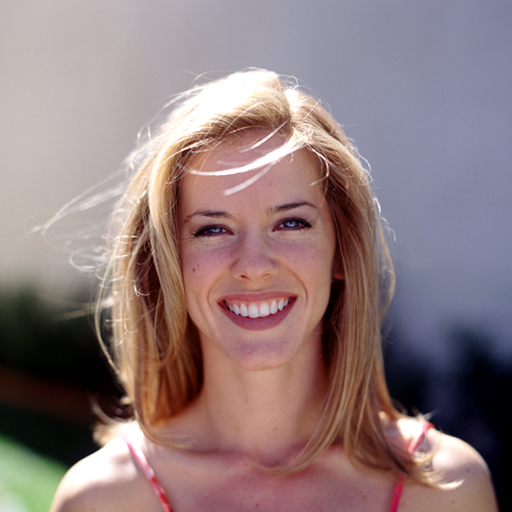
#> input picture woman.png, 512 x 512 px, given in place of gandalf.png, which was not available
$ python bayesian_matting.py   (older library calls are emulated)
#> lines starting #> are read from the running program, lines starting #| are printed output that depends on the picture; after the words box and inside, x2 and y2 are one past the last pixel; in counts of white or black regions, pixels touching at a corner belong together; pictures that were not available may be replaced by others from this repository, and a replacement may not be noted
#> in main, img is the input picture: shape (512, 512, 3); mean B, G, R 124.2, 123.3, 143.7
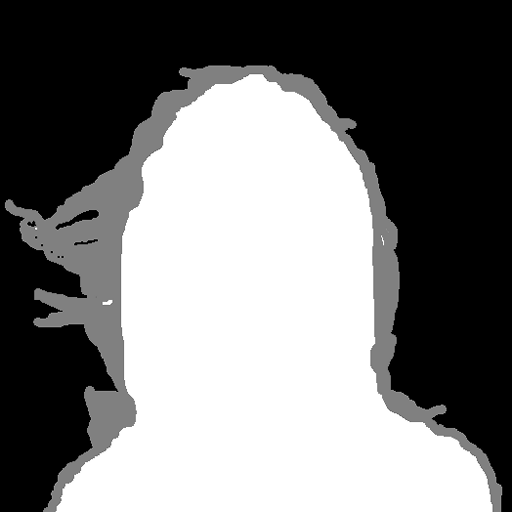
#> input picture womanTrimap.png, 512 x 512 px, given in place of gandalfTrimap.png, which was not available
#> in main, trimap is the input picture: shape (512, 512); min 0, max 255, mean 121.3
import numpy as np
from scipy.ndimage.filters import gaussian_filter
import cv2
from numba import jit

from orchard_bouman_clust import clustFunc


def matlab_style_gauss2d(shape=(3, 3), sigma=0.5):
    """
    2D gaussian mask - should give the same result as MATLAB's
    fspecial('gaussian',[shape],[sigma])
    """
    m, n = [(ss-1.)/2. for ss in shape]
    y, x = np.ogrid[-m:m+1, -n:n+1]
    h = np.exp(-(x*x + y*y)/(2.*sigma*sigma))
    h[h < np.finfo(h.dtype).eps*h.max()] = 0
    sumh = h.sum()
    if sumh != 0:
        h /= sumh
    return h


# returns the surrounding N-rectangular neighborhood of matrix m, centered
# at pixel (x,y), (odd valued N)
@jit(nopython=True, cache=True)
def get_window(m, x, y, N):
    h, w, c = m.shape
    halfN = N//2
    r = np.zeros((N, N, c))
    xmin = max(0, x - halfN); xmax = min(w, x + (halfN+1))
    ymin = max(0, y - halfN); ymax = min(h, y + (halfN+1))
    pxmin = halfN - (x-xmin); pxmax = halfN + (xmax-x)
    pymin = halfN - (y-ymin); pymax = halfN + (ymax-y)

    r[pymin:pymax, pxmin:pxmax] = m[ymin:ymax, xmin:xmax]
    return r

# [70 lines left out: function solve, not called in this run]


def bayesian_matte(img, trimap, sigma=8, N=25, minN=10):
#> called with sigma = 8, N = 25, minN = 10
    img = img/255

    fg_mask = trimap == 255
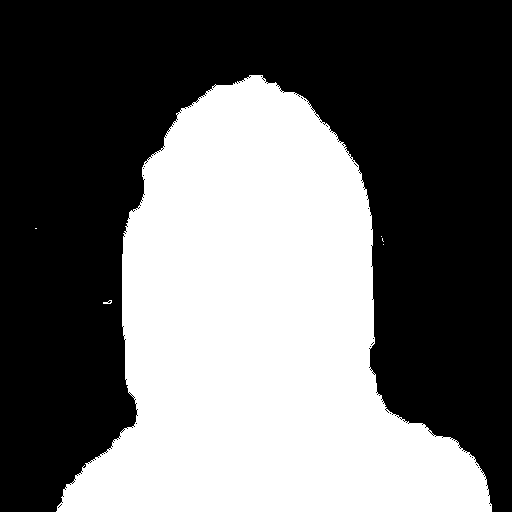
#> fg_mask: shape (512, 512) bool; 41.8% white; 6 white regions (4 under 20 px), largest, box (x1, y1, x2, y2) and area: (56, 75, 492, 512) 109431, (103, 300, 112, 304) 20
    bg_mask = trimap == 0
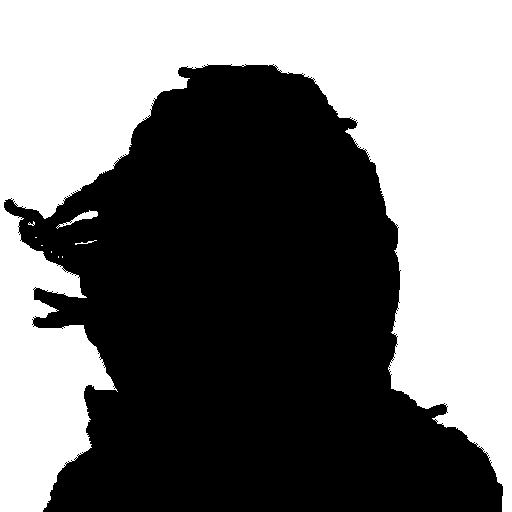
#> bg_mask: shape (512, 512) bool; 46.6% white; 9 white regions (6 under 20 px), largest, box (x1, y1, x2, y2) and area: (0, 0, 512, 512) 121852, (56, 210, 98, 229) 194, (75, 240, 97, 245) 31
    unknown_mask = True ^ np.logical_or(fg_mask, bg_mask)
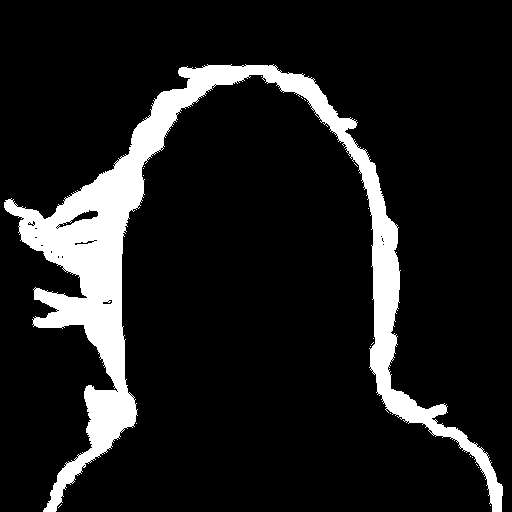
#> unknown_mask: shape (512, 512) bool; 11.7% white; 21 white regions (20 under 20 px), largest, box (x1, y1, x2, y2) and area: (4, 64, 503, 512) 30550

    foreground = img*np.repeat(fg_mask[:, :, np.newaxis], 3, axis=2)
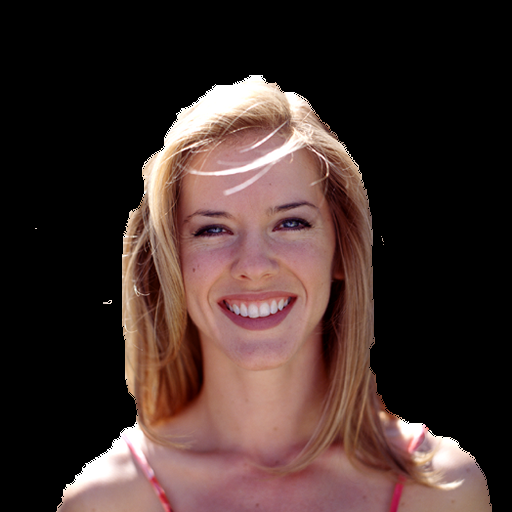
#> foreground: shape (512, 512, 3) float64; mean of channels 0, 1, 2 0.172, 0.186, 0.259; drawn as B, G, R
    background = img*np.repeat(bg_mask[:, :, np.newaxis], 3, axis=2)
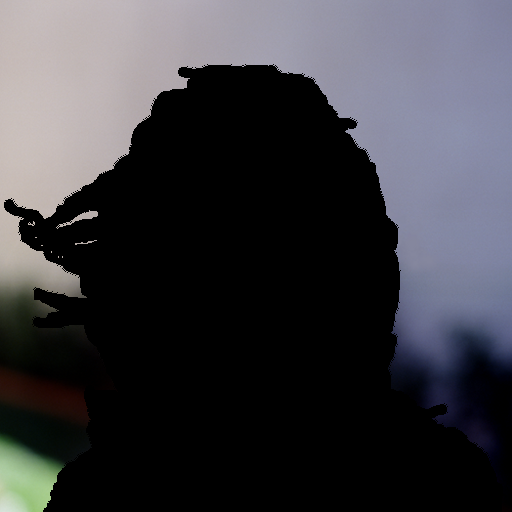
#> background: shape (512, 512, 3) float64; mean of channels 0, 1, 2 0.252, 0.232, 0.234; drawn as B, G, R

    gaussian_weights = matlab_style_gauss2d((N, N), sigma)
    gaussian_weights = gaussian_weights/np.max(gaussian_weights)

    alpha = np.zeros(trimap.shape)
    alpha[fg_mask] = 1
    alpha[unknown_mask] = np.nan

    n = 1
    nUnknown = np.sum(unknown_mask)
#> nUnknown = 30582
    #unkreg = unknown_mask
    #kernel = np.ones((3, 3))
    while n < nUnknown:

        #unkreg = cv2.erode(unkreg.astype(np.uint8), kernel, iterations=1)
        #unkpixels = np.logical_and(np.logical_not(unkreg), unknown_mask)

        #Y, X = np.nonzero(unkpixels)
        Y, X = np.nonzero(unknown_mask)

        for i in range(Y.shape[0]):
            if n % 100 == 0:
                print(n, nUnknown)
            y, x = Y[i], X[i]
            p = img[y, x]
            # Try cluster Fg, Bg in p's known neighborhood

            # take surrounding alpha values
            a = get_window(alpha[:, :, np.newaxis], x, y, N)[:, :, 0]

            # Take surrounding foreground pixels
            f_pixels = get_window(foreground, x, y, N)
            f_weights = (a**2 * gaussian_weights).ravel()

            f_pixels = np.reshape(f_pixels, (N*N, 3))
            posInds = np.nan_to_num(f_weights) > 0
            f_pixels = f_pixels[posInds, :]
            f_weights = f_weights[posInds]

            # Take surrounding foreground pixels
            b_pixels = get_window(background, x, y, N)
            b_weights = ((1-a)**2 * gaussian_weights).ravel()

            b_pixels = np.reshape(b_pixels, (N*N, 3))
            posInds = np.nan_to_num(b_weights) > 0
            b_pixels = b_pixels[posInds, :]
            b_weights = b_weights[posInds]

            # if not enough data, return to it later...
            if len(f_weights) < minN or len(b_weights) < minN:
                continue
            # Partition foreground and background pixels to clusters (in a weighted manner)
            mu_f, sigma_f = clustFunc(f_pixels, f_weights)
            mu_b, sigma_b = clustFunc(b_pixels, b_weights)

            alpha_init = np.nanmean(a.ravel())
            # Solve for F,B for all cluster pairs
            f, b, alphaT = solve(mu_f, sigma_f, mu_b, sigma_b, p, 0.01, alpha_init, 50, 1e-6)

            # Update this affect the result very much
            foreground[y, x] = f.ravel()
            background[y, x] = b.ravel()
            # Update this affect the result very much

            alpha[y, x] = alphaT
            unknown_mask[y, x] = 0
            n += 1
#> this loop made 1 pass
#> after the loop, n = 1

    return alpha


def main():
    img = cv2.imread("gandalf.png")[:, :, :3]
    trimap = cv2.imread("gandalfTrimap.png", cv2.IMREAD_GRAYSCALE)
    #img = cv2.imread("woman.png")[:, :, :3]
    #trimap = cv2.imread("womanTrimap.png", cv2.IMREAD_GRAYSCALE)

    alpha = bayesian_matte(img, trimap)
    one_minus_alpha = np.ones(trimap.shape)
    one_minus_alpha = one_minus_alpha - alpha

    alpha = np.repeat(alpha[:, :, np.newaxis], 3, axis=2)
    one_minus_alpha = np.repeat(one_minus_alpha[:, :, np.newaxis], 3, axis=2)

    img = img * alpha
    img = img/255

    bg = cv2.imread("bg.png",cv2.IMREAD_COLOR)
    bg = bg * one_minus_alpha
    bg = bg/255

    result = img + bg

    cv2.imshow('result', result)
    cv2.waitKey(0)
    # [4 lines of commented-out code are left out]

if __name__ == '__main__':
    import matplotlib.pyplot as plt
    import scipy.misc
    main()
#> (the call stopped at in bayesian_matte, `mu_f, sigma_f = clustFunc(f_pixels, f_weights)`: orchard_bouman_clust is not available in this run)
